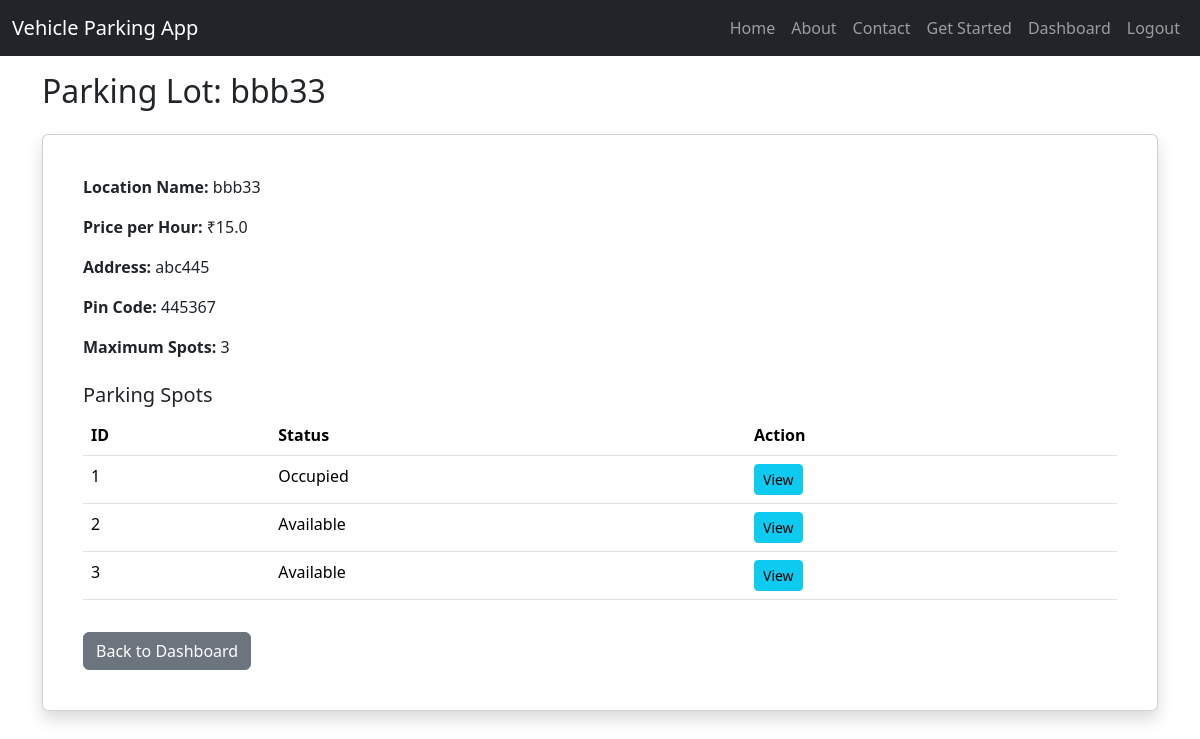
The app's page /admin/view_lot/1 (signed in) with its own data.
### models.py (models this page shows)
class ParkingLot(db.Model):
    id = db.Column(db.Integer, primary_key=True)
    prime_location_name = db.Column(db.String(100), unique=True, nullable=False)
    price = db.Column(db.Float, nullable=False)
    address = db.Column(db.String(200), nullable=False)
    pin_code = db.Column(db.String(10), unique=True, nullable=False)
    maximum_number_of_spots = db.Column(db.Integer, nullable=False)
    spots = db.relationship('ParkingSpot', backref='lot', lazy=True, cascade='all, delete-orphan')

class ParkingSpot(db.Model):
    id = db.Column(db.Integer, primary_key=True)
    lot_id = db.Column(db.Integer, db.ForeignKey('parking_lot.id'), nullable=False)
    status = db.Column(db.String(1), nullable=False, default='A')  # A=Available, O=Occupied
    reservations = db.relationship('Reservation', backref='spot', lazy=True)

### app.py (the view)
@app.route('/admin/view_lot/<int:lot_id>')
@login_required
def view_lot(lot_id):
    if not current_user.is_admin:
        flash('Unauthorized access', 'danger')
        return redirect(url_for('dashboard'))
    lot = ParkingLot.query.get_or_404(lot_id)
    return render_template('admin/view_lot.html', lot=lot)

### app.py (called while the page is built)
@login_manager.user_loader
def load_user(user_id):
    try:
        return db.session.get(User, int(user_id))
    except Exception as e:
        logging.error(f"Error loading user {user_id}: {e}")
        return None

### templates/admin/view_lot.html (shortened to what this page needs)
{% extends "base.html" %}
{% block content %}
<h2 class="mb-4">Parking Lot: {{ lot.prime_location_name }}</h2>
<div class="card shadow p-4">
    <div class="card-body">
        <p><strong>Location Name:</strong> {{ lot.prime_location_name }}</p>
        <p><strong>Price per Hour:</strong> ₹{{ lot.price }}</p>
        <p><strong>Address:</strong> {{ lot.address }}</p>
        <p><strong>Pin Code:</strong> {{ lot.pin_code }}</p>
        <p><strong>Maximum Spots:</strong> {{ lot.maximum_number_of_spots }}</p>
        <h5 class="mt-4">Parking Spots</h5>
        {% if lot.spots %}
        <table class="table table-hover">
            <thead>
                <tr>
                    <th>ID</th>
                    <th>Status</th>
                    <th>Action</th>
                </tr>
            </thead>
            <tbody>
                {% for spot in lot.spots %}
                <tr>
                    <td>{{ spot.id }}</td>
                    <td>{{ 'Available' if spot.status == 'A' else 'Occupied' }}</td>
                    <td>
                        <a href="{{ url_for('view_spot', spot_id=spot.id) }}" class="btn btn-info btn-sm">View</a>
                    </td>
                </tr>
                {% endfor %}
            </tbody>
        </table>
        {% else %}
        <p>No parking spots available in this lot.</p>
        {% endif %}
        <a href="{{ url_for('dashboard') }}" class="btn btn-secondary mt-3">Back to Dashboard</a>
    </div>
</div>
{% endblock %}

### records on screen
ParkingLot: prime_location_name "bbb33", price "15.0", address "abc445", pin_code "445367", maximum_number_of_spots "3"
ParkingSpot: id "1", status "Occupied"
ParkingSpot: id "2", status "Available"
ParkingSpot: id "3", status "Available"
